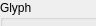
          <widget class="QWidget" name="tabGlyphs">
           <property name="geometry">
            <rect>
             <x>0</x>
             <y>0</y>
             <width>96</width>
             <height>26</height>
            </rect>
           </property>
           <attribute name="label">
            <string>Glyphs</string>
           </attribute>
           <widget class="QGroupBox" name="groupBoxGlyphDatasets">
            <property name="geometry">
             <rect>
              <x>0</x>
              <y>130</y>
              <width>251</width>
              <height>91</height>
             </rect>
            </property>
            <property name="title">
             <string>Datasets</string>
            </property>
            <widget class="QWidget" name="layoutWidget_F">
             <property name="geometry">
              <rect>
               <x>10</x>
               <y>20</y>
               <width>231</width>
               <height>70</height>
              </rect>
             </property>
             <layout class="QGridLayout" name="gridLayout_8">
              <item row="0" column="0">
               <widget class="QLabel" name="labelScalarGlyph">
                <property name="text">
                 <string>Scalar dataset</string>
                </property>
               </widget>
              </item>
              <item row="0" column="1">
               <widget class="QComboBox" name="comboBoxGlyphScalarDataset"/>
              </item>
              <item row="1" column="0">
               <widget class="QLabel" name="labelVectorGlyph">
                <property name="text">
                 <string>Vector dataset</string>
                </property>
               </widget>
              </item>
              <item row="1" column="1">
               <widget class="QComboBox" name="comboBoxGlyphVectorDataset"/>
              </item>
             </layout>
            </widget>
           </widget>
           <widget class="QGroupBox" name="groupBoxGlyph">
            <property name="geometry">
             <rect>
              <x>0</x>
              <y>0</y>
              <width>251</width>
              <height>121</height>
             </rect>
            </property>
            <property name="title">
             <string>Glyph</string>
            </property>
            <widget class="QWidget" name="layoutWidget_H">
             <property name="geometry">
              <rect>
               <x>10</x>
               <y>20</y>
               <width>242</width>
               <height>94</height>
              </rect>
             </property>
             <layout class="QGridLayout" name="gridLayout_10">
              <item row="0" column="0">
               <widget class="QLabel" name="labelGlyphType">
                <property name="text">
                 <string>Glyph type</string>
                </property>
               </widget>
              </item>
              <item row="0" column="1">
               <widget class="QComboBox" name="comboBoxGlyphType"/>
              </item>
              <item row="1" column="0">
               <widget class="QLabel" name="labelGlyphScaling">
                <property name="text">
                 <string>Glyph scaling</string>
                </property>
               </widget>
              </item>
              <item row="1" column="1">
               <widget class="QSpinBox" name="spinBoxGlyphScaling">
                <property name="minimum">
                 <number>1</number>
                </property>
                <property name="maximum">
                 <number>200</number>
                </property>
                <property name="singleStep">
                 <number>2</number>
                </property>
                <property name="value">
                 <number>1</number>
                </property>
               </widget>
              </item>
              <item row="2" column="0">
               <widget class="QCheckBox" name="checkBoxGlyphClamping">
                <property name="text">
                 <string>Clamp glyph size</string>
                </property>
                <property name="checked">
                 <bool>true</bool>
                </property>
               </widget>
              </item>
             </layout>
            </widget>
           </widget>
          </widget>
